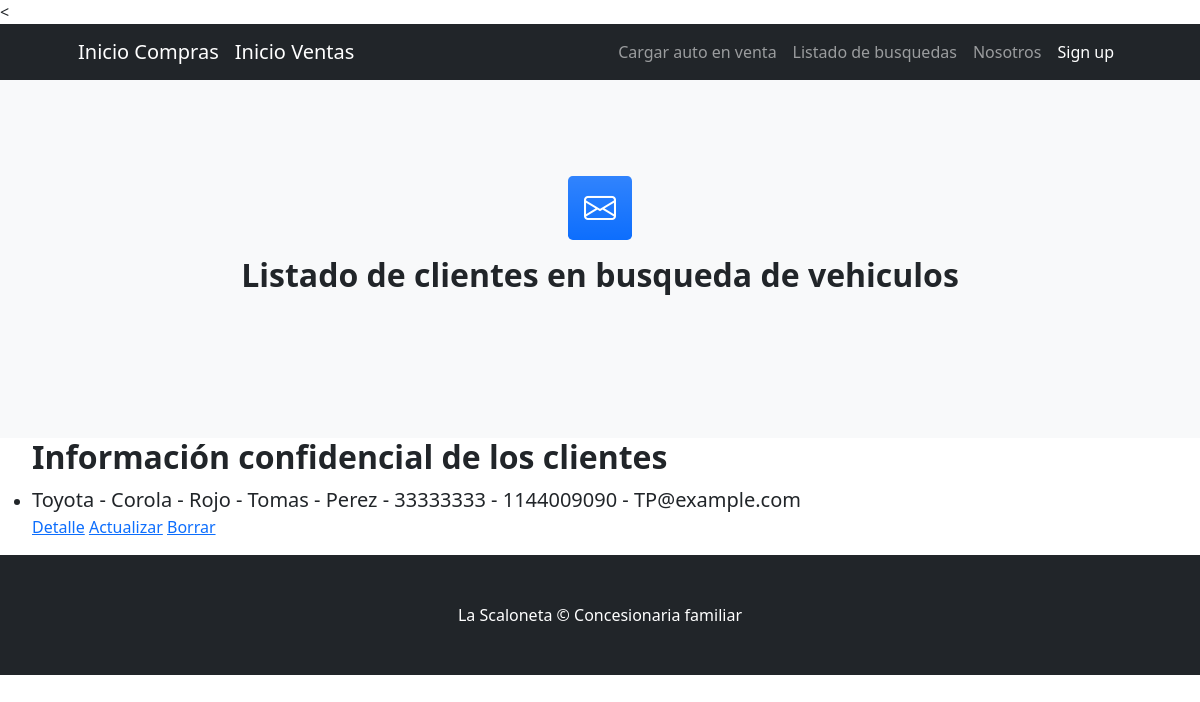
The app's page /venta/Auto_Buscado/ with its own data.
### compra/models.py (models this page shows, shortened)
class Auto_Buscado(models.Model):
    nombre_comprador = models.CharField(max_length=20)
    apellido = models.CharField(max_length=20)
    dni = models.CharField(max_length=20)
    celular = models.IntegerField()
    email = models.EmailField(max_length=50)
    marca = models.CharField(max_length=20)
    modelo = models.CharField(max_length=50)
    color = models.CharField(max_length=20)

### venta/views.py (the view)
# urls.py: path("Auto_Buscado/", Auto_BuscadoList.as_view(), name= "venta-Auto_Buscado"),
class Auto_BuscadoList(ListView):
    model = Auto_Buscado
    template_name = "venta/list_Auto_Buscado.html"

### venta/templates/venta/list_Auto_Buscado.html (shortened to what this page needs)
{% extends 'venta/padre.html' %}
{% block contenido %}
<section class="bg-light py-5">
    <div class="container px-5 my-5 px-5">
        <div class="text-center mb-5">
            <div class="feature bg-primary bg-gradient text-white rounded-3 mb-3"><i class="bi bi-envelope"></i></div>
            <h2 class="fw-bolder">Listado de clientes en busqueda de vehiculos</h2>
        </div>
</section>
<ul>
    <h2 class="fw-bolder"> Información confidencial de los clientes</h2>
    {% for Auto_Buscado in object_list %}
        <li>
            <p class="lead mb-0"> {{Auto_Buscado.marca}} - {{Auto_Buscado.modelo}} - {{Auto_Buscado.color}} - {{Auto_Buscado.nombre_comprador}} - {{Auto_Buscado.apellido}} - {{Auto_Buscado.dni}} - {{Auto_Buscado.celular}} - {{Auto_Buscado.email}}  </h2>
            <p class="form-floating mb-3"> <a href="{% url 'compra-Auto_Buscado-detail' Auto_Buscado.id %}">Detalle</a>
            <a href="{% url 'compra-Auto_Buscado-update' Auto_Buscado.id %}">Actualizar</a>
            <a href="{% url 'compra-Auto_Buscado-delete' Auto_Buscado.id %}">Borrar</a> </p>
        </li>
    {% endfor %}
</ul>
{% endblock %}

### records on screen
Auto_Buscado: marca "Toyota", modelo "Corola", color "Rojo", nombre_comprador "Tomas", apellido "Perez", dni "33333333", celular "1144009090", email "TP@example.com"
